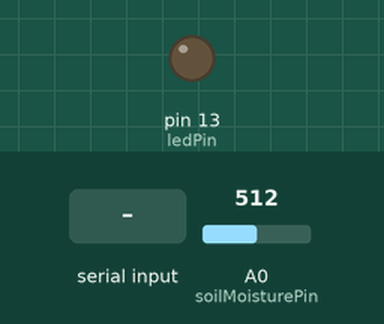
Recording of a sketch running on a simulated Arduino Uno, built with avr-gcc and run on an emulated ATmega328P. On the bench: output pins drawn as LEDs (lit = HIGH). The inputs (shaded band) are chosen by the test bench; at power-on: A0 (soilMoisturePin) = 512.

Above: at 1.2 s.
1.3 s: "2\n" received over Serial
At 1.8 s:
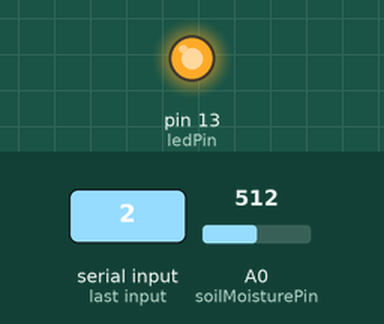
2.8 s: "3\n" received over Serial
At 4.2 s:
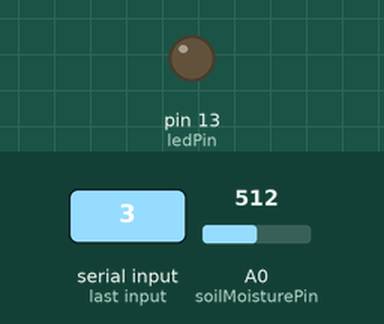
Timing chart, 0 to 5.8 s (numbered marks = the images above; inputs shaded):
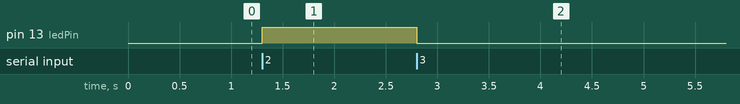

Measured:
- after the input at 1.3 s, pin 13 (ledPin): LOW → HIGH at once
- after the input at 2.8 s, pin 13 (ledPin): HIGH → LOW at once

The sketch:

options.ino
```cpp
// 21BIT0516
// CHIRAG VATS
int soilMoisturePin = A0;
int ledPin = 13;
int moistureValue = 0;
unsigned long lastMoistureRead = 0;  // Track last moisture reading time

void setup() {
  Serial.begin(9600);
  pinMode(ledPin, OUTPUT);
}

void loop() {
  if (Serial.available() > 0) {
    int option = Serial.parseInt();
    executeOption(option);
  }

  // Read moisture only if a certain interval has passed
  unsigned long currentMillis = millis();
  if (currentMillis - lastMoistureRead >= 500) {  // Read every 500 milliseconds
    moistureValue = analogRead(soilMoisturePin);
    lastMoistureRead = currentMillis;
  }
}
void executeOption(int option) {
  switch (option) {
    case 1:
      Serial.println("Soil Moisture: " + String(moistureValue));
      break;
    case 2:
      digitalWrite(ledPin, HIGH);
      break;
    case 3:
      digitalWrite(ledPin, LOW);
      break;
    case 4:
      int ledStatus = digitalRead(ledPin);
      if (ledStatus == HIGH) {
        Serial.println("LED is turned ON");
      } else {
        Serial.println("LED is turned OFF");
      }
      break;
    default:
  break;}
}
```
